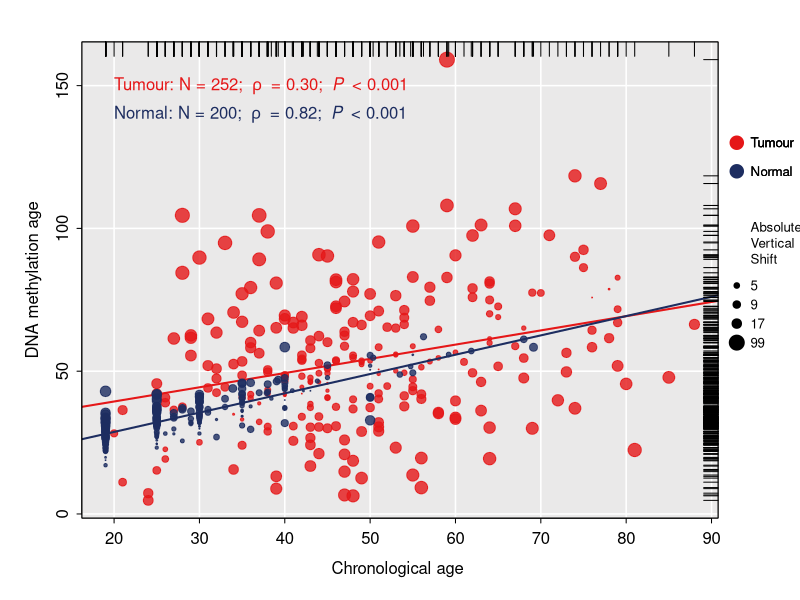

This chart was generated by the following R code:
## ---- chunk 1
knitr::opts_chunk$set(echo = TRUE)
## ---- chunk 2
Sys.setenv(LANGUAGE = "en") #显示英文报错信息
options(stringsAsFactors = FALSE) #禁止chr转成factor
## ---- chunk 3
test2cor = function(x1, x2, y1, y2, method = "pearson") {
  
  # x1：第一组相关性分析的变量1
  # x2：第一组相关性分析的变量2
  # y1：第二组相关性分析的变量1
  # y2：第二组相关性分析的变量2
  # method：相关性分析方法，默认为皮尔斯相关性
  
  # 统计定义： Fisher’s r-to-z transformation was used to calculate a value of z that was applied to assess the significance of the difference between two correlation coefficients. 

  cor1 = cor.test(x1, x2, method = method)
  cor2 = cor.test(y1, y2, method = method)
  
  r1 = cor1$estimate
  r2 = cor2$estimate
  n1 = sum(complete.cases(x1, x2))
  n2 = sum(complete.cases(y1, y2))
  fisher = ((0.5*log((1+r1)/(1-r1)))-(0.5*log((1+r2)/(1-r2))))/((1/(n1-3))+(1/(n2-3)))^0.5
  
  p.value = (2*(1-pnorm(abs(fisher))))
  
  result= list(
    "cor1" = list(
      "estimate" = as.numeric(cor1$estimate),
      "p.value" = cor1$p.value,
      "n" = n1
    ),
    "cor2" = list(
      "estimate" = as.numeric(cor2$estimate),
      "p.value" = cor2$p.value,
      "n" = n2
    ),
    "p.value.twosided" = as.numeric(p.value), # 双侧检验p值
    "p.value.onesided" = as.numeric(p.value) / 2 # 单侧检验p值，根据相关性大小自行判断是“greater”还是“less”
  )
  cat(paste(sep="",
            "cor1: r=", format(result$cor1$estimate, digits=3), ", p=", format(result$cor1$p.value, digits=3), ", n=", result$cor1$n, "\n",
            "cor2: r=", format(result$cor2$estimate, digits=3), ", p=", format(result$cor2$p.value, digits=3), ", n=", result$cor2$n, "\n",
            "diffence: p(one-sided)=", format(result$p.value.onesided, digits=3), ", p(two-sided)=", format(result$p.value.twosided, digits=3), "\n"
  ))
  return(result);
}
## ---- chunk 4
cor.data <- read.csv("easy_input.csv", row.names = NULL, check.names = F, header = T, stringsAsFactors = F)
head(cor.data)
dim(cor.data)
table(cor.data$class)
## ---- chunk 5
# 第一组
t.cor <- cor.test(cor.data[which(cor.data$class == "T"), "age"], cor.data[which(cor.data$class == "T"), "dnamage"])
t.cor

# 第二组
n.cor <- cor.test(cor.data[which(cor.data$class == "N"), "age"], cor.data[which(cor.data$class == "N"), "dnamage"])
n.cor
## ---- chunk 6
cor.diff <- test2cor(x1 = cor.data[which(cor.data$class == "T"), "age"], 
                     x2 = cor.data[which(cor.data$class == "T"),"dnamage"],
                     y1 = cor.data[which(cor.data$class == "N"), "age"], 
                     y2 = cor.data[which(cor.data$class == "N"), "dnamage"])
## ---- chunk 7
# 计算散点图里点的大小，根据自己的数据来调整公式
cor.data$diff <- abs(cor.data$dnamage - cor.data$age) # 计算甲基化加速年龄
cor.data$size <- log10(cor.data$diff + 1) # 根据加速程度计算散点大小

# 计算图例里点的大小
cor.data$range <- cut(cor.data$size, breaks = quantile(cor.data$size), include.lowest = T) # 分配散点大小区间
cor.data$range2 <- as.numeric(gsub("]", "", sapply(strsplit(as.character(cor.data$range),","), "[",2), fixed = T)) # 取区间的后半部分，用于绘制图例
head(cor.data)

# 计算图例里需要绘制多少圆圈
num <- length(unique(cor.data$range2)) 
num

# 计算坐标轴的范围
ylim <- range(cor.data$dnamage) # y轴范围
xlim <- range(cor.data$age) # x轴范围
## ---- chunk 8
pdf("TwoVarCor.pdf", width = 7, height = 6.5)
par(bty="o", mgp = c(2,0.5,0), mar = c(4.1,4.1,2.1,4.1), tcl=-.25, font.main=3) # 画布基本设置
par(xpd=F) # 禁止显示超过画布的部分
plot(NULL, NULL, ylim = ylim, xlim = xlim, # 先绘制一个空的画布，仅有边框和坐标名
     xlab = "Chronological age ", ylab = "DNA methylation age",col="white",
     main = "")
rect(par("usr")[1], # 给画布设置背景色，掩盖边框
     par("usr")[3],
     par("usr")[2],
     par("usr")[4],
     col = "#EAE9E9",
     border = F)
grid(col = "white", lty = 1, lwd = 1.5) # 添加网格

## 画散点和回归线
# 在画布中添加一组（肿瘤组）的散点
tmp1 <- cor.data[which(cor.data$class == "T"),]
reg1 <- lm(dnamage~age, data=tmp1) # 计算回归线
points(tmp1$age, tmp1$dnamage,
       pch = 19,
       col = ggplot2::alpha("#E51718",0.8), # 重叠散点透明化
       cex = tmp1$size)
abline(reg1, lwd = 2, col = "#E51718") # 添加回归线

# 在画布中添加另一组（正常组）的散点
tmp2 <- cor.data[which(cor.data$class == "N"),]
reg2 <- lm(dnamage~age, data=tmp2)
points(tmp2$age, tmp2$dnamage,
       pch = 19,
       col = ggplot2::alpha("#1D2D60",0.8),
       cex = tmp2$size)
abline(reg2, lwd = 2, col = "#1D2D60")

# 如果有更多组，就按照以上格式依次添加。

## 画顶部和右侧地毯线
# 添加边际地毯线显示数据分布情况
rug(cor.data$age, col="black", lwd=1, side=3)
rug(cor.data$dnamage, col="black", lwd=1, side=4)

## 添加相关性结果
# 本人不太会用expression和paste的组合，所以是直接写进去的
# 手动把"~rho~" = 后面的数值修改为t.cor和n.cor的数值
text(20,150, # 根据自己的数据调整位置
     adj = 0,expression("Tumour: N = 252; "~rho~" = 0.30; "~italic(P)~" < 0.001"), col = c("#E51718"), cex=1)
text(20,140, # 根据自己的数据调整位置
     adj = 0,expression("Normal: N = 200; "~rho~" = 0.82; "~italic(P)~" < 0.001"), col = c("#1D2D60"), cex=1)

# 允许绘制超过画布的部分（用于添加图例）
par(xpd = T)

## 画图例
# 做散点的圆圈
points(x = rep(par("usr")[2] + 2.2, num), 
       y = seq(80,60, # 根据自己的数据调整位置
               length.out = num),
       pch = 19,
       bty = "n",
       cex = sort(unique(cor.data$range2)),
       col = "black")

# 做散点图例的文字
text(x = rep(par("usr")[2] + 3.8, num + 1), y = c(95, seq(80,60,length.out = num)),
     labels = c("Absolute\nVertical\nShift",
                round(10^(sort(unique(cor.data$range2))) - 1,0)), # 还原对数转化
     adj = 0,cex = 0.8)

# 做分组的圆圈（肿瘤和正常）
points(x = rep(par("usr")[2] + 2.2, 2), y = c(130, 120),
       pch = 19,
       bty = "n",
       cex = 1.8,
       col = c("#E51718","#1D2D60"))

# 做分组图图例的文字
text(x = rep(par("usr")[2] + 3.8, num + 1), y = c(130, 120),
     labels = c("Tumour","Normal"),
     adj = 0,cex = 0.8)

# 添加画布的边框
par(new = T, bty="o")
plot(-1, -1,
     col = "white",
     xlim = xlim, ylim = ylim,
     xlab = "", ylab = "",
     xaxt = "n", yaxt = "n")
invisible(dev.off())
# 最终图可在AI里稍加修饰
## ---- chunk 9
sessionInfo()
